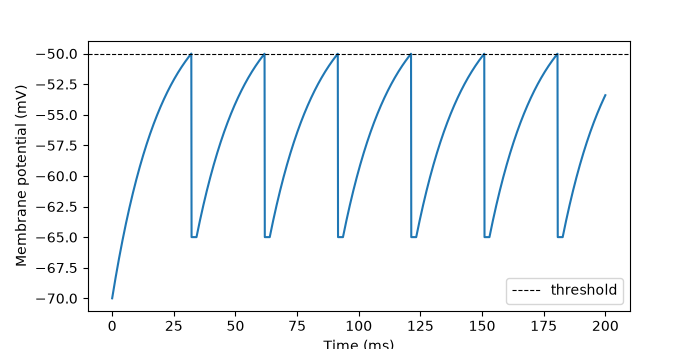

Reproduce this figure in Python.
import numpy as np
import matplotlib.pyplot as plt

# Parameters. Units: mV, ms, pF, nS, pA
C_m = 200.0       # membrane capacitance, pF
g_L = 10.0        # leak conductance, nS
E_L = -70.0       # leak reversal / resting potential, mV
V_th = -50.0      # spike threshold, mV
V_reset = -65.0   # reset potential, mV
t_ref = 2.0       # absolute refractory period, ms

tau_m = C_m / g_L   # membrane time constant, ms
R = 1.0 / g_L       # membrane resistance, mV/pA


def simulate_lif(I, T=200.0, dt=0.1):
    """Euler simulation of the LIF neuron with constant input I (pA)."""
    n_steps = int(round(T / dt))
    ref_steps = int(round(t_ref / dt))
    t = np.arange(n_steps + 1) * dt
    V = np.zeros(n_steps + 1)
    V[0] = E_L
    spike_times = []
    ref_counter = 0                      # steps left in refractory period
    for n in range(n_steps):
        if ref_counter > 0:              # refractory: hold at reset
            V[n + 1] = V_reset
            ref_counter -= 1
            continue
        dVdt = (-(V[n] - E_L) + R * I) / tau_m
        V[n + 1] = V[n] + dt * dVdt      # Euler step
        if V[n + 1] >= V_th:             # threshold crossing
            spike_times.append(t[n + 1])
            V[n + 1] = V_reset
            ref_counter = ref_steps
    return t, V, np.array(spike_times)


def analytical_isi(I):
    """Exact interspike interval (ms) for constant I, or inf if no firing."""
    RI = R * I
    if RI <= V_th - E_L:
        return np.inf
    return t_ref + tau_m * np.log((RI - (V_reset - E_L)) / (RI - (V_th - E_L)))


if __name__ == "__main__":
    I = 250.0
    t, V, spikes = simulate_lif(I)
    isi_sim = np.diff(spikes)
    print(f"tau_m = {tau_m:.1f} ms, I_th = {g_L * (V_th - E_L):.1f} pA")
    print(f"simulated ISI (mean): {isi_sim.mean():.2f} ms")
    print(f"analytical ISI:       {analytical_isi(I):.2f} ms")

    fig, ax = plt.subplots(figsize=(7, 3.5))
    ax.plot(t, V)
    ax.axhline(V_th, ls="--", lw=0.8, color="k", label="threshold")
    ax.set_xlabel("Time (ms)")
    ax.set_ylabel("Membrane potential (mV)")
    ax.legend()
    fig.savefig("lif_trace.png", dpi=200, bbox_inches="tight")
    plt.show()
